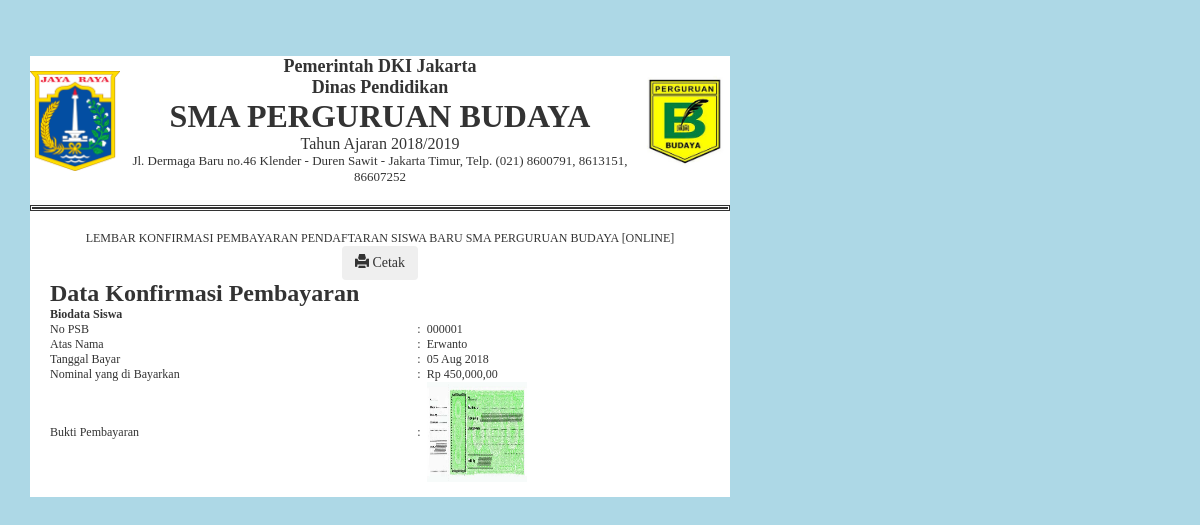
The app's page /admin/detailpembayaran.php?no_psb=000001 with its own data.
### tables this page shows
CREATE TABLE `pembayaran` (
  `idpembayaran` int(11) NOT NULL,
  `no_psb` varchar(10) DEFAULT NULL,
  `atas_nama` varchar(30) DEFAULT NULL,
  `tgl_bayar` date DEFAULT NULL,
  `nominal` varchar(20) DEFAULT NULL,
  `bukti_pembayaran` varchar(200) DEFAULT NULL,
  `status` int(1) DEFAULT NULL,
  `idadmin` int(11) DEFAULT NULL
);

### admin/detailpembayaran.php (the view, shortened to what this page needs)
<?php
$tampil="SELECT * FROM pembayaran WHERE no_psb='".$_GET['no_psb']."'";
$query=mysql_query($tampil)or die("gagal".mysql_error());
$row=mysql_fetch_array($query);
$a=$row['no_psb'];
$b=$row['atas_nama'];
$c=$row['nominal'];
$d=$row['bukti_pembayaran'];
function rupiah($angka){
  $hasil_rupiah="Rp " . number_format($angka,2,',',',');
  return $hasil_rupiah;
}
?>
<html>
<head>
<link rel="stylesheet" type="text/css" href="../assets/soucre/jquery.fancybox.css?v=2.1.5" media="screen" />
<link rel="stylesheet" href="https://maxcdn.bootstrapcdn.com/bootstrap/3.3.7/css/bootstrap.min.css">
    <link rel="stylesheet" href="gaya.css">
    </head>
    <div class="container">
<table border='0' cellpadding='3' cellspacing='1' width='700' style='font-family: "time news roman"; font-size: 12px; background: #ffffff;'>
    <tr><td colspan='3'><?php include 'kop.php' ?></td></tr>
    <tr>
        <td colspan='3' align='center'>LEMBAR KONFIRMASI PEMBAYARAN PENDAFTARAN SISWA BARU SMA PERGURUAN BUDAYA [ONLINE]</td>
    </tr>
    <tr>
        <td width='20'><br></td>
        <td>
<table border='0' cellpadding='3' cellspacing='1' width='100%' style='font-family: "time news roman"; font-size: 14px;'>
                <tr><td colspan="3" align="center"><button class="btn btn-secondary" onclick="window.open('printpembayaran.php?print=ya&no_psb=<?php echo $a; ?>','popupwindow','scrollbars=yes, width=750,height=600');"><i class="glyphicon glyphicon-print"></i> Cetak</button></td></tr>
                <tr>
                    <td colspan='3'><b><font size="5">Data Konfirmasi Pembayaran</b></td>
                </tr>
                <table style='font-family: "time news roman"; font-size: 12px;' border='0' cellpadding='3' cellspacing='1' width='100%'>
                <tr>
                    <td colspan='3'><b>Biodata Siswa</b></td>
                </tr>
                <tr>
                    <td>No PSB</td><td>:</td><td><?php echo $a; ?></td>
                </tr>
                <tr>
                    <td>Atas Nama</td><td>:</td><td><?php echo $b; ?></td>
                </tr>
                <tr>
                    <td>Tanggal Bayar</td><td>:</td><td><?php echo date('d M Y', strtotime($row['tgl_bayar'])); ?></td>
                </tr>
                <tr>
                    <td>Nominal yang di Bayarkan</td><td>:</td><td><?php echo rupiah($c); ?></td>
                </tr>
                <tr>
                    <td>Bukti Pembayaran</td><td>:</td><td><a href="../assets/img/pembayaran/<?php echo $d; ?>" class "perbesar"><img src='../assets/img/pembayaran/<?php echo $d; ?>' width='100' height='100'></td>
                </tr>
                <tr>
                    <td colspan='4'><br></td>
                </tr>
            </table>
        </td>
        <td width='20'></td>
    </tr>
                </table>
</body>
</html>

### assets/css/gaya.css (style rules this page uses)
#p_kiri a:link, a:visited, #topmenu, { text-decoration: none; color: black; }

### records on screen
pembayaran: no_psb "000001", atas_nama "Erwanto", tgl_bayar "05 Aug 2018", nominal "Rp 450,000,00", bukti_pembayaran (picture)
